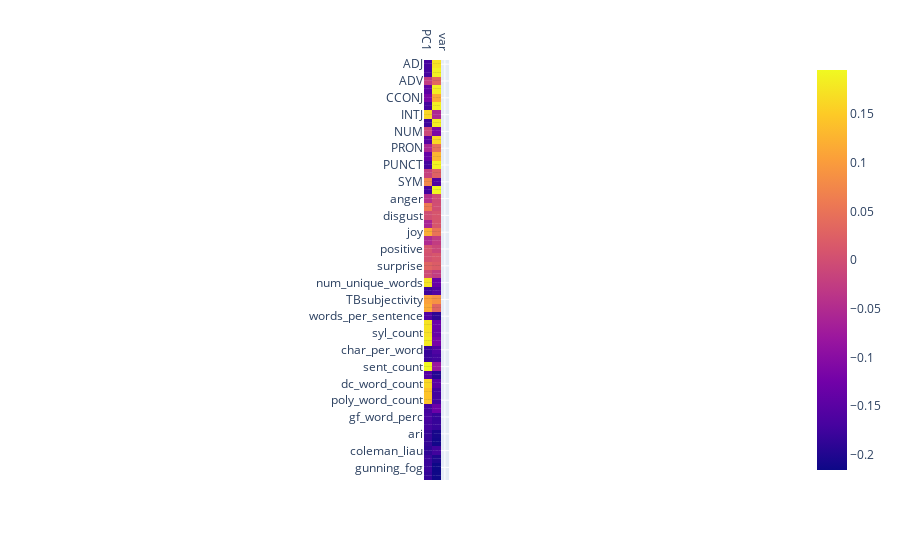

Here is the notebook cell this chart was saved with:
### Code cell
fig = px.imshow(to_png,
                text_auto=True
               )
fig.update_xaxes(side="top")
fig.show()

### Figure 1 — Plotly figure (JSON) as saved in the notebook; plotly's stock layout.template omitted (floating-point values rounded to 4 significant figures; data arrays with more than 128 entries replaced by an {"elided": "..."} marker saying what was removed)
{"data": [{"coloraxis": "coloraxis", "hovertemplate": "x: %{x}<br>y: %{y}<br>color: %{z}<extra></extra>", "name": "0", "texttemplate": "%{z}", "type": "heatmap", "x": ["PC1", "PC2", "var"], "xaxis": "x", "y": ["ADJ", "ADP", "ADV", "AUX", "CCONJ", "DET", "INTJ", "NOUN", "NUM", "PART", "PRON", "PROPN", "PUNCT", "SCONJ", "SYM", "VERB", "anger", "anticipation", "disgust", "fear", "joy", "negative", "positive", "sadness", "surprise", "trust", "num_unique_words", "depth", "TBsubjectivity", "TBpolarity", "words_per_sentence", "char_count", "syl_count", "word_count", "char_per_word", "syl_per_word", "sent_count", "word_per_sent", "dc_word_count", "gf_word_count", "poly_word_count", "dc_word_perc", "gf_word_perc", "poly_word_perc", "ari", "flesch_kincaid", "coleman_liau", "dale_chall", "gunning_fog", "smog"], "yaxis": "y", "z": {"elided": "50x3 mixed values"}}], "layout": {"coloraxis": {"colorscale": [[0, "#0d0887"], [0.1111, "#46039f"], [0.2222, "#7201a8"], [0.3333, "#9c179e"], [0.4444, "#bd3786"], [0.5556, "#d8576b"], [0.6667, "#ed7953"], [0.7778, "#fb9f3a"], [0.8889, "#fdca26"], [1, "#f0f921"]]}, "margin": {"t": 60}, "xaxis": {"anchor": "y", "constrain": "domain", "domain": [0, 1], "scaleanchor": "y", "side": "top"}, "yaxis": {"anchor": "x", "autorange": "reversed", "constrain": "domain", "domain": [0, 1]}}}
